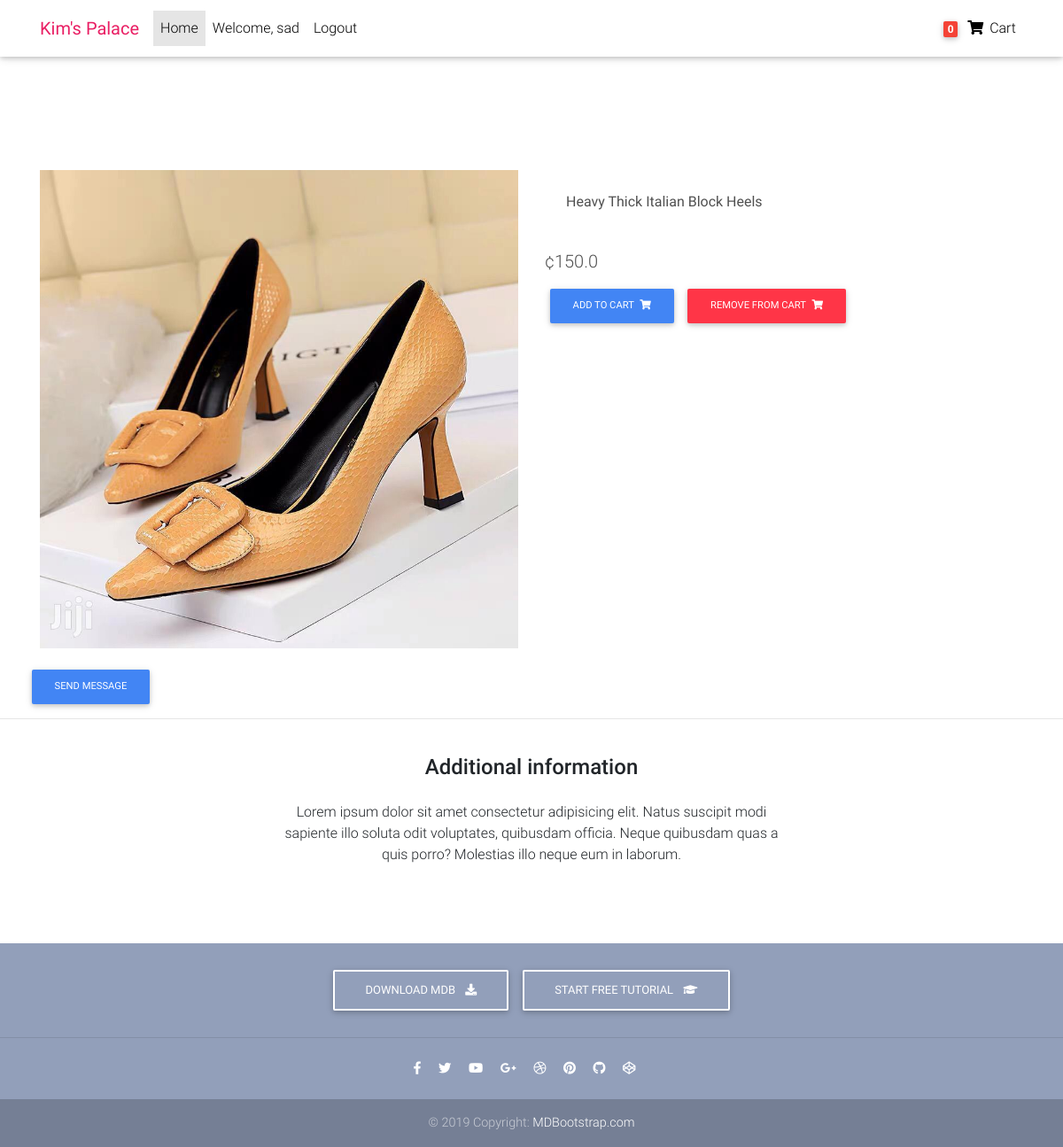
Page /product/LadiesShoes1/ (signed in) on the committed database.
### shop/models.py (models this page shows, shortened)
class Order(models.Model):
    user = models.ForeignKey(settings.AUTH_USER_MODEL,
                            on_delete=models.CASCADE)
    items = models.ManyToManyField(OrderItem)
    start_date = models.DateTimeField(auto_now_add=True)
    ordered_date =  models.DateTimeField()
    ordered = models.BooleanField(default=False)

class Item(models.Model):
    title = models.CharField(max_length=100)
    price = models.FloatField()
    item_photo = models.ImageField(upload_to='./media', null=True, blank=True)
    discount_price = models.FloatField(blank=True, null=True)
    category = models.CharField(choices=CATEGORY_CHOICES, max_length=1)
    label = models.CharField(choices=LABEL_CHOICES, max_length=1)
    slug = models.SlugField()
    description = models.TextField()
    @property
    def imageURL(self):
        try:
            url = self.item_photo.url
        except:
            url = ''
        return url
    def get_add_to_cart_url(self):
        return reverse("shop:add-to-cart", kwargs={
            'slug': self.slug
        })
    def get_remove_from_cart_url(self):
        return reverse("shop:remove-from-cart", kwargs={
            'slug': self.slug
        })

### shop/views.py (the view)
# urls.py: path('product/<slug>/', ItemDetailView.as_view(), name='product'),
class ItemDetailView(DetailView):
    model = Item
    template_name = "product-page.html"

### shop/templatetags/cart_template_tags.py (called while the page is built)
@register.filter(is_safe=True)
def cart_item_count(user):
    if user.is_authenticated:
        qs = Order.objects.filter(user=user, ordered=False)
        if qs.exists():
            return qs[0].items.count()
    return 0

### templates/product-page.html (shortened to what this page needs)
{% load static %}
{% load cart_template_tags %}
<!DOCTYPE html>
<html lang="en">
<head>
  <link rel="stylesheet" href="https://cdnjs.cloudflare.com/ajax/libs/font-awesome/4.7.0/css/font-awesome.min.css">
  <link rel="stylesheet" href="https://use.fontawesome.com/releases/v5.11.2/css/all.css">
  <link href="{% static 'css/bootstrap.min.css' %}" rel='stylesheet'>
  <link href="{% static 'css/mdb.min.css' %}" rel='stylesheet'>
  <link href="{% static 'css/style.min.css' %}" rel="stylesheet">
</head>
<body>
  <nav class="navbar fixed-top navbar-expand-lg navbar-light white scrolling-navbar">
    <div class="container">
      <a class="navbar-brand waves-effect" href="{% url 'shop:homepage' %}">
        <strong class="pink-text">Kim's Palace</strong>
      </a>
      <div class="collapse navbar-collapse" id="navbarSupportedContent">
        <ul class="navbar-nav mr-auto">
          <li class="nav-item active">
            <a class="nav-link waves-effect" href="/">Home
            </a>
          </li>
          {% if request.user.is_authenticated %}
          <li class="nav-item">
            <a class="nav-link waves-effect" href="/">
                Welcome, {{ request.user }}
            </a>
          </li>
          <li class="nav-item">
            <a class="nav-link waves-effect" href="{% url 'shop:logout' %}">Logout</a>
          </li>
          {% endif %}
        </ul>
        <ul class="navbar-nav nav-flex-icons">
          <li class="nav-item">
            <a href="{% url 'shop:order-summary' %}" class="nav-link waves-effect">
              <span class="badge red z-depth-1 mr-1">{{ request.user|cart_item_count }}</span>
              <i class="fas fa-shopping-cart"></i>
              <span class="clearfix d-none d-sm-inline-block"> Cart </span>
            </a>
          </li>
        </ul>
      </div>
    </div>
  </nav>
    <div class="mt-5 pt-4">
    </div>
  <main class="mt-5 pt-4">
    <div class="container dark-grey-text mt-5">
      <div class="row wow fadeIn">
        <div class="col-md-6 mb-4">
          <img src="{{ item.imageURL }}" class="img-fluid" alt="">
        </div>
        <div class="col-md-6 mb-4">
          <div class="p-4">
            <p><strong>{{ object.description }}</strong></p>
            </div>
            <p class="lead">
              {% if object.discount_price %}
              <span class="mr-1">
                <del>¢{{ object.price }}</del>
              </span>
              <span>{{ object.discount_price }} </span>
              {% else %}
              <span>¢{{ object.price }} </span>
              {% endif %}
            </p>
            {% if request.user.is_authenticated %}
            <a href="{{ object.get_add_to_cart_url }}" class="btn btn-primary btn-md my-0 p" >Add to cart
              <i class="fas fa-shopping-cart ml-1"></i>
            </a>
            <a href="{{ object.get_remove_from_cart_url }}" class="btn btn-danger btn-md my-0 p" >Remove from cart
              <i class="fas fa-shopping-cart ml-1"></i>
            </a>
            {% endif %}
          </div>
          <a href="https://api.whatsapp.com/send?phone=+233249491723" class="btn btn-primary btn-md my-0 p">Send Message</a>
        </div>
      </div>
      <hr>
      <div class="row d-flex justify-content-center wow fadeIn">
        <div class="col-md-6 text-center">
          <h4 class="my-4 h4">Additional information</h4>
          <p>Lorem ipsum dolor sit amet consectetur adipisicing elit. Natus suscipit modi sapiente illo soluta odit
            voluptates,
            quibusdam officia. Neque quibusdam quas a quis porro? Molestias illo neque eum in laborum.</p>
        </div>
      </div>
      <div class="row wow fadeIn">
        <div class="col-lg-4 col-md-12 mb-4">
        </div>
        <div class="col-lg-4 col-md-6 mb-4">
        </div>
        <div class="col-lg-4 col-md-6 mb-4">
        </div>
      </div>
  </main>
  <footer class="page-footer text-center font-small mt-4 wow fadeIn">
    <div class="pt-4">
      <a class="btn btn-outline-white" href="https://mdbootstrap.com/docs/jquery/getting-started/download/" target="_blank"
        role="button">Download MDB
        <i class="fas fa-download ml-2"></i>
      </a>
      <a class="btn btn-outline-white" href="https://mdbootstrap.com/education/bootstrap/" target="_blank" role="button">Start
        free tutorial
        <i class="fas fa-graduation-cap ml-2"></i>
      </a>
    </div>
    <hr class="my-4">
    <div class="pb-4">
      <a href="https://www.facebook.com/mdbootstrap" target="_blank">
        <i class="fab fa-facebook-f mr-3"></i>
      </a>
      <a href="https://twitter.com/MDBootstrap" target="_blank">
        <i class="fab fa-twitter mr-3"></i>
      </a>
      <a href="https://www.youtube.com/watch?v=7MUISDJ5ZZ4" target="_blank">
        <i class="fab fa-youtube mr-3"></i>
      </a>
      <a href="https://plus.google.com/u/0/b/107863090883699620484" target="_blank">
        <i class="fab fa-google-plus-g mr-3"></i>
      </a>
      <a href="https://dribbble.com/mdbootstrap" target="_blank">
        <i class="fab fa-dribbble mr-3"></i>
      </a>
      <a href="https://pinterest.com/mdbootstrap" target="_blank">
        <i class="fab fa-pinterest mr-3"></i>
      </a>
      <a href="https://github.com/mdbootstrap/bootstrap-material-design" target="_blank">
        <i class="fab fa-github mr-3"></i>
      </a>
      <a href="http://codepen.io/mdbootstrap/" target="_blank">
        <i class="fab fa-codepen mr-3"></i>
      </a>
    </div>
    <div class="footer-copyright py-3">
      © 2019 Copyright:
      <a href="https://mdbootstrap.com/education/bootstrap/" target="_blank"> MDBootstrap.com </a>
    </div>
  </footer>
</body>
</html>

### templates/product-page.html (style rules this page uses)
html, body, header, .carousel { height: 60vh; }

### rows in the picture
Item: imageURL (picture), description "Heavy Thick Italian Block Heels", price "150.0"

### other values in the picture
{{ request.user }} "sad"
{{ request.user|cart_item_count }} "0"
